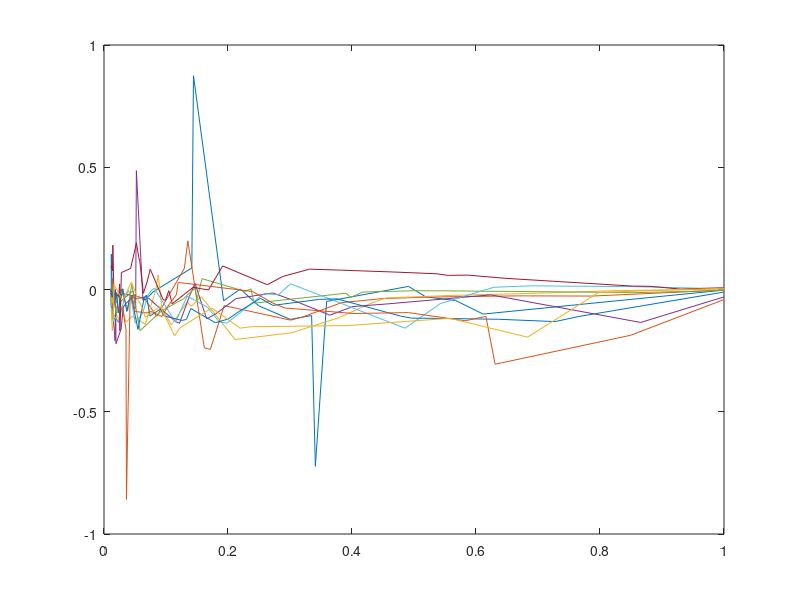

Here is the MATLAB script that generated this plot:
load('gesture_data')

%struct = come_;
%struct = shoo_;
struct = wave_;
for i = 1:size(struct,2)
    s_struct = struct{1,i}.data(:,5);
    fx_struct = struct{1,i}.data(:,6);
    plot(s_struct, fx_struct);
    hold on
end